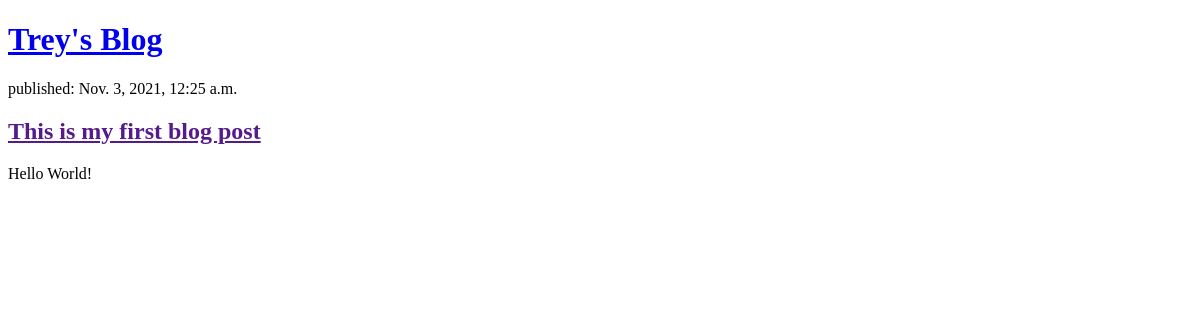
Before: / with the older database file.
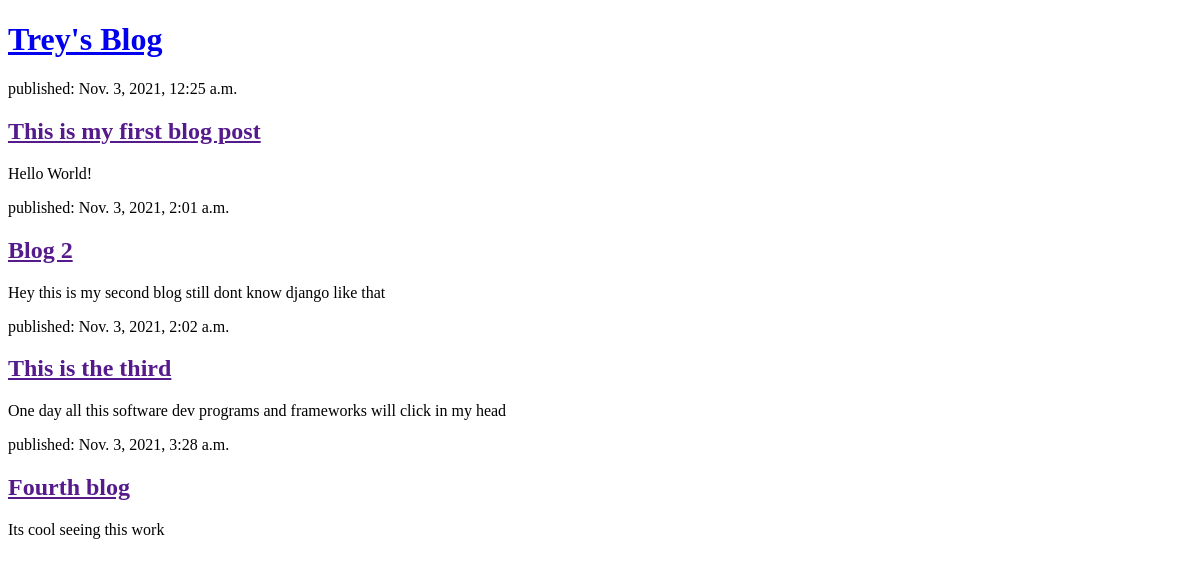
After: the same page with the newer database file.
### blog/models.py (models this page shows, shortened)
class Post(models.Model):
    author = models.ForeignKey(settings.AUTH_USER_MODEL, on_delete=models.CASCADE)
    title = models.CharField(max_length=200)
    text = models.TextField()
    created_date = models.DateTimeField(default=timezone.now)
    published_date = models.DateTimeField(blank=True, null=True)

### blog/views.py (the view)
# urls.py: path('', views.post_list, name='post_list'),
def post_list(request):
    posts = Post.objects.filter(published_date__lte=timezone.now()).order_by('published_date')
    return render(request, 'blog/post_list.html', {'posts': posts})

### blog/templates/blog/post_list.html (shortened to what this page needs)
<!DOCTYPE html>
<html>
    <head>
    </head>
<body>
    <header>
        <h1><a href="/">Trey's Blog</a></h1>
    </header>
    {% for post in posts %}
    <article>
        <time>published: {{ post.published_date }}</time>
        <h2><a href="">{{ post.title }}</a></h2>
        <p>{{ post.text|linebreaksbr }}</p>
    </article>
{% endfor %}
</html>

Changed rows visible on the page:
added Post: published_date "Nov. 3, 2021, 2:01 a.m.", title "Blog 2", text "Hey this is my second blog still dont know django like that"
added Post: published_date "Nov. 3, 2021, 2:02 a.m.", title "This is the third", text "One day all this software dev programs and frameworks will click in my head"
added Post: published_date "Nov. 3, 2021, 3:28 a.m.", title "Fourth blog", text "Its cool seeing this work"
